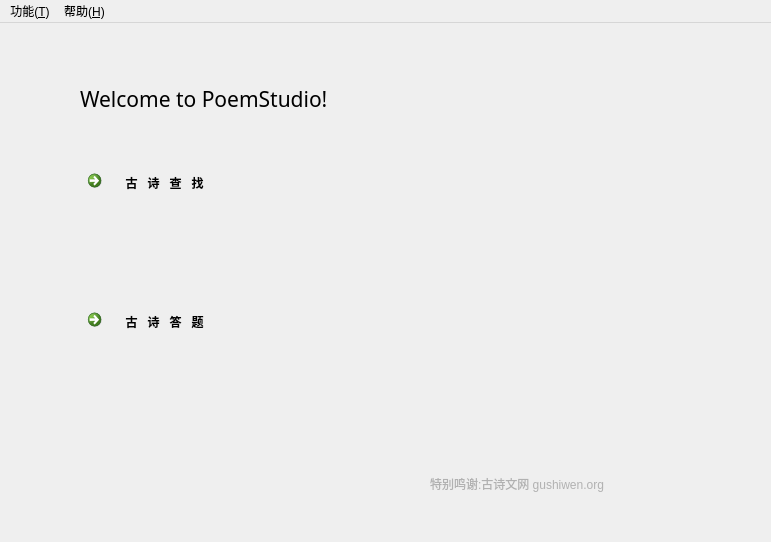
<?xml version="1.0" encoding="UTF-8"?>
<ui version="4.0">
 <class>PoemStudioWin</class>
 <widget class="QMainWindow" name="PoemStudioWin">
  <property name="geometry">
   <rect>
    <x>0</x>
    <y>0</y>
    <width>771</width>
    <height>542</height>
   </rect>
  </property>
  <property name="windowTitle">
   <string>PoemStudio</string>
  </property>
  <property name="windowIcon">
   <iconset>
    <normaloff>../photos/b.jpg</normaloff>../photos/b.jpg</iconset>
  </property>
  <widget class="QWidget" name="centralwidget">
   <widget class="QWidget" name="verticalLayoutWidget">
    <property name="geometry">
     <rect>
      <x>80</x>
      <y>140</y>
      <width>651</width>
      <height>271</height>
     </rect>
    </property>
    <layout class="QVBoxLayout" name="Buttons">
     <item>
      <widget class="QCommandLinkButton" name="FindPoem">
       <property name="font">
        <font>
         <family>Segoe UI</family>
        </font>
       </property>
       <property name="text">
        <string notr="true">     古   诗   查   找</string>
       </property>
      </widget>
     </item>
     <item>
      <widget class="QCommandLinkButton" name="Game">
       <property name="font">
        <font>
         <family>Segoe UI</family>
        </font>
       </property>
       <property name="text">
        <string notr="true">     古   诗   答   题</string>
       </property>
      </widget>
     </item>
    </layout>
   </widget>
   <widget class="QLabel" name="label">
    <property name="geometry">
     <rect>
      <x>80</x>
      <y>40</y>
      <width>651</width>
      <height>71</height>
     </rect>
    </property>
    <property name="font">
     <font>
      <family>Microsoft YaHei UI Light</family>
      <pointsize>16</pointsize>
     </font>
    </property>
    <property name="text">
     <string>Welcome to PoemStudio!</string>
    </property>
   </widget>
   <widget class="QLabel" name="label_4">
    <property name="geometry">
     <rect>
      <x>430</x>
      <y>410</y>
      <width>321</width>
      <height>101</height>
     </rect>
    </property>
    <property name="styleSheet">
     <string notr="true">font: 25 9pt &quot;Microsoft YaHei UI Light&quot;;
color: rgb(177, 177, 177);</string>
    </property>
    <property name="text">
     <string>特别鸣谢:古诗文网 gushiwen.org</string>
    </property>
   </widget>
  </widget>
  <widget class="QMenuBar" name="Tools">
   <property name="geometry">
    <rect>
     <x>0</x>
     <y>0</y>
     <width>771</width>
     <height>30</height>
    </rect>
   </property>
   <widget class="QMenu" name="Func">
    <property name="title">
     <string>功能(&amp;T)</string>
    </property>
    <addaction name="act_FindPoem"/>
    <addaction name="separator"/>
    <addaction name="act_Game"/>
   </widget>
   <widget class="QMenu" name="Help">
    <property name="title">
     <string>帮助(&amp;H)</string>
    </property>
    <addaction name="act_About"/>
    <addaction name="act_Help"/>
    <addaction name="separator"/>
    <addaction name="act_Quit"/>
   </widget>
   <addaction name="Func"/>
   <addaction name="Help"/>
  </widget>
  <action name="act_FindPoem">
   <property name="text">
    <string>古诗查找(&amp;F)</string>
   </property>
   <property name="shortcut">
    <string>Ctrl+F</string>
   </property>
  </action>
  <action name="act_Game">
   <property name="text">
    <string>古诗答题(&amp;G)</string>
   </property>
   <property name="shortcut">
    <string>Ctrl+G</string>
   </property>
  </action>
  <action name="act_About">
   <property name="text">
    <string>关于PoemStudio...(&amp;A)</string>
   </property>
   <property name="shortcut">
    <string>Ctrl+A</string>
   </property>
  </action>
  <action name="act_Help">
   <property name="text">
    <string>帮助(&amp;U)</string>
   </property>
   <property name="shortcut">
    <string>F1</string>
   </property>
  </action>
  <action name="act_Quit">
   <property name="text">
    <string>退出(&amp;Q)</string>
   </property>
   <property name="shortcut">
    <string>Ctrl+Q</string>
   </property>
  </action>
 </widget>
 <resources/>
 <connections>
  <connection>
   <sender>act_Quit</sender>
   <signal>triggered()</signal>
   <receiver>PoemStudioWin</receiver>
   <slot>close()</slot>
   <hints>
    <hint type="sourcelabel">
     <x>-1</x>
     <y>-1</y>
    </hint>
    <hint type="destinationlabel">
     <x>273</x>
     <y>169</y>
    </hint>
   </hints>
  </connection>
 </connections>
</ui>
